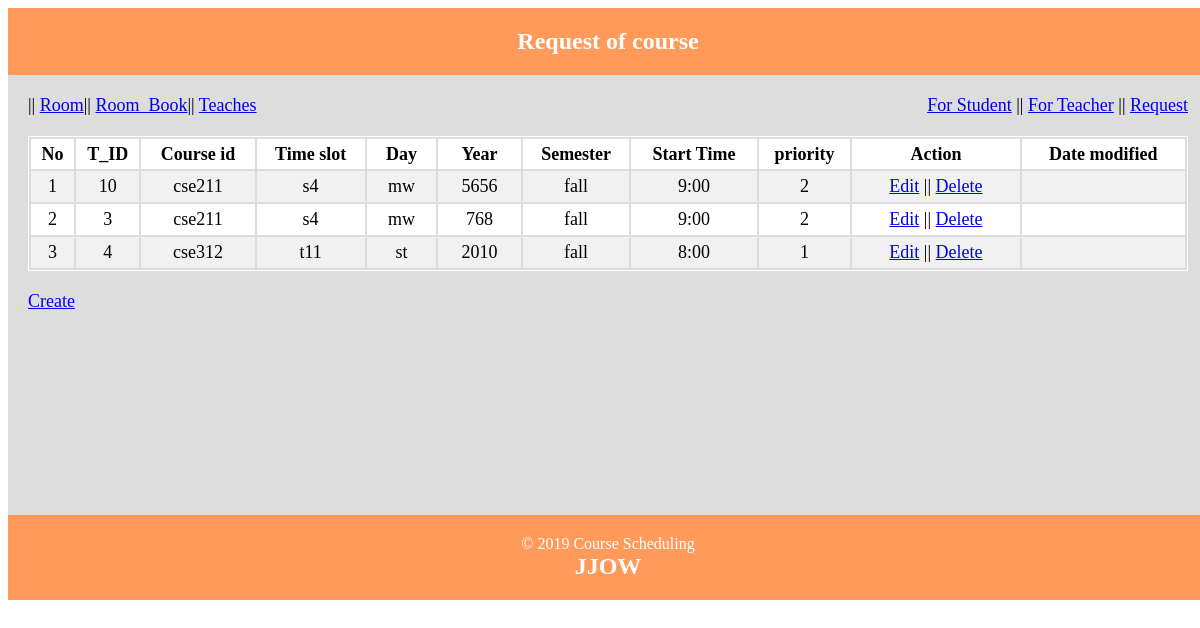
Screenshot of /request.php with the database file from the repository.
### tables this page shows
CREATE TABLE `request` (
  `T_ID` varchar(10) NOT NULL,
  `course_id` varchar(8) NOT NULL,
  `time_slot_id` varchar(8) NOT NULL,
  `day` varchar(5) NOT NULL,
  `year` int(11) NOT NULL,
  `semester` varchar(20) NOT NULL,
  `Start_time` varchar(10) NOT NULL,
  `priority` int(11) NOT NULL
);

### classes/Request.php (called while the page is built, shortened)
<?php
include "DB.php";
class Request{
    protected $table='request';
public function readAll(){
       $sql = "SELECT * FROM $this->table";
       $stmt = DB::prepare($sql);
       $stmt->execute();
       return $stmt ->fetchAll();
  }
  }
?>

### classes/DB.php (called while the page is built, shortened)
<?php
      class DB
      {
             private static $pdo;
             public static function connection(){
              if(!isset(self::$pdo))
            {
                  try{
                    self::$pdo = new PDO('mysql:host='.DB_HOST.';dbname='.DB_NAME,DB_USER,DB_PASS);
                }
                catch(PDOException $e)
                {
                   echo $e->getMessage();
                }
            }
                return self::$pdo;
          }
            public static function prepare($sql)
            {
              return self::connection()->prepare($sql);
            }
      }
?>

### request.php (the view, shortened to what this page needs)
<?php include "inc/headerrrequest.php"; ?>
    <?php
    $user = new Request();
    ?>
<section class="mainright">
  <table class="tblone">
    <tr>
        <th>No</th>
        <th>T_ID</th>
        <th>Course id</th>
        <th>Time slot</th>
        <th>Day</th>
        <th>Year</th>
        <th>Semester</th>
        <th>Start Time</th>
        <th>priority</th>
        <th>Action</th>
        <th>Date modified</th>
    </tr>
    <?php
  $i = 0;
    foreach ($user->readAll() as $key => $value) {
        $i++;
?>
    <tr>
        <td><?php echo $i; ?></td>
        <td><?php echo $value['T_ID'];?></td>
        <td><?php echo $value['course_id'];?></td>
        <td><?php echo $value['time_slot_id'];?></td>
        <td><?php echo $value['day'];?></td>
        <td><?php echo $value['year'];?></td>
        <td><?php echo $value['semester'];?></td>
        <td><?php echo $value['Start_time'];?></td>
        <td><?php echo $value['priority'];?></td>
        <td>
            <?php echo "<a href='requestedit.php?action=update&T_ID=".$value['T_ID']."'>Edit</a>";?> ||
             <?php echo "<a href='requestedit.php?action=delete&T_ID=".$value['T_ID']."' onClick='return confirm(\"Are you sure to Delete Data\")'>Delete</a>";?>
        </td>
        <td><?php echo $value['register_date'];?></td>
    </tr>
<?php } ?>
  </table>
</section>
<a href="requestedit.php">Create</a>
<?php include "inc/footerr.php"; ?>

### rows the page displays
request: T_ID "10", course "cse211", time_slot "s4", day "mw", year "5656", semester "fall", Start_time "9:00", priority "2"
request: T_ID "3", course "cse211", time_slot "s4", day "mw", year "768", semester "fall", Start_time "9:00", priority "2"
request: T_ID "4", course "cse312", time_slot "t11", day "st", year "2010", semester "fall", Start_time "8:00", priority "1"
